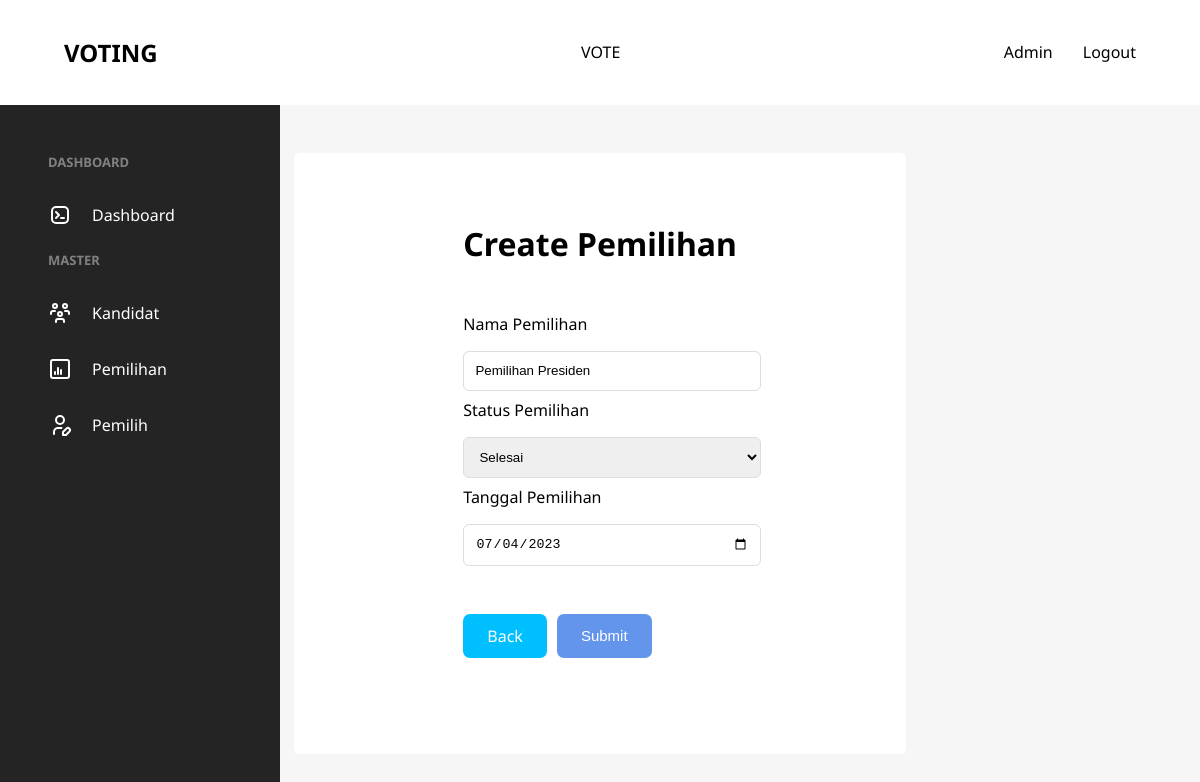
Screenshot of /view/admin/pemilihan/edit.php?id=9 (signed in) with the database file from the repository.
### tables this page shows
CREATE TABLE `pemilihan` (
  `id` int(11) NOT NULL,
  `nama` varchar(100) NOT NULL,
  `status` enum('tidak_berlangsung','berlangsung','selesai') NOT NULL,
  `tanggal_pemilihan` date NOT NULL
);

### view/admin/pemilihan/edit.php (the view, shortened to what this page needs)
<?php
require_once("../../../config/database.php");
$id = $_GET['id'];
$sql = "SELECT * FROM pemilihan WHERE id = '$id'";
$stmt = $pdo->query($sql);
$pemilihan = $stmt->fetch(PDO::FETCH_ASSOC);
?>
<?php
require_once("../../inc/header.php");
require_once("../../inc/admin_sidebar.php");
?>
<main class="admin form-crud">
    <h1>Create Pemilihan</h1>
    <form action="" method="post">
        <div class="input-wrapper">
            <label for="nama">Nama Pemilihan</label>
            <input type="text" name="nama" id="nama" value="<?= $pemilihan['nama'] ?>" required>
        </div>
        <div class="input-wrapper">
            <label for="status">Status Pemilihan</label>
            <select name="status" id="status" required>
                <option value="selesai" <?= $pemilihan['status'] == 'selesai' ? 'selected' : "" ?>>Selesai</option>
            </select>
        </div>
        <div class="input-wrapper">
            <label for="tanggal_pemilihan">Tanggal Pemilihan</label>
            <input type="date" name="tanggal_pemilihan" id="tanggal_pemilihan" value="<?= $pemilihan['tanggal_pemilihan'] ?>" required>
        </div>
        <div class="crud-button-wrapper">
            <a href="index.php">Back</a>
            <button type="submit" name="submit">Submit</button>
        </div>
    </form>
</main>
<?php
require_once("../../inc/footer.php");
?>

### rows the page displays
pemilihan: nama "Pemilihan Presiden", status "Selesai", tanggal_pemilihan "07/04/2023"
